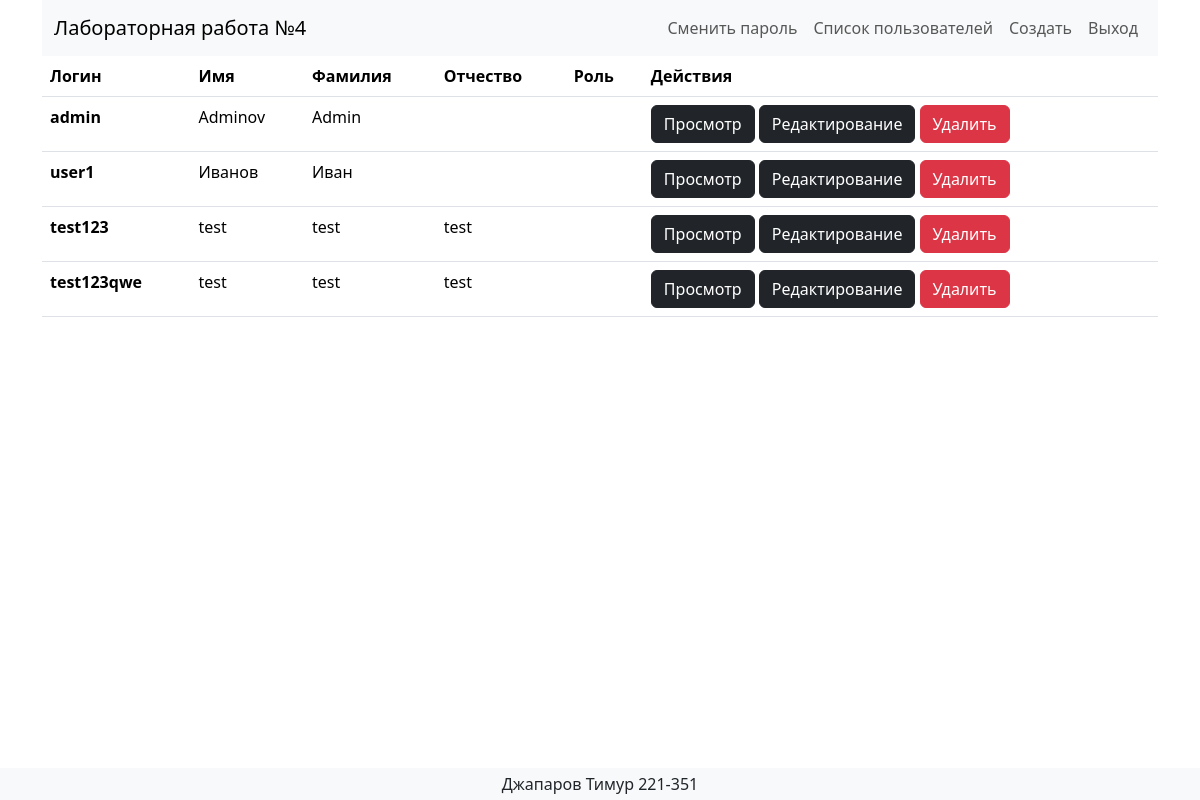
The app's page /users/ (signed in) with its own data.
### app.py (models this page shows)
class User(UserMixin, db.Model):
    id = db.Column(db.Integer, primary_key=True)
    login = db.Column(db.String(150), unique=True, nullable=False)
    password_hash = db.Column(db.String(150), nullable=False)
    last_name = db.Column(db.String(150), nullable=True)
    first_name = db.Column(db.String(150), nullable=False)
    middle_name = db.Column(db.String(150), nullable=True)
    role_id = db.Column(db.Integer, db.ForeignKey('role.id'), nullable=True)
    created_at = db.Column(db.DateTime, default=db.func.current_timestamp())

### app.py (the view)
@app.route('/users/')
@login_required
def show_users():
    users = User.query.all()
    return render_template('users/index.html', users=users)

### app.py (called while the page is built)
@login_manager.user_loader
def load_user(user_id):
    return User.query.get(int(user_id))

### templates/users/index.html (shortened to what this page needs)
{% extends 'base.html' %}
{% block content %}
    <div class="container">
        <table class="table">
            <thead>
              <tr>
                <th scope="col">Логин</th>
                <th scope="col">Имя</th>
                <th scope="col">Фамилия</th>
                <th scope="col">Отчество</th>
                <th scope="col">Роль</th>
                <th scope="col">Действия</th>
              </tr>
            </thead>
            <tbody>
              {% for user in users %}
              <tr>
                <th scope="row">{{user.login}}</th>
                <td>{{user.last_name}}</td>
                <td>{{user.first_name}}</td>
                <td>
                  {% if user.middle_name %}
                    {{user.middle_name}}
                  {% endif %}
                </td>
                <td>{{user.role_name}}</td>
                <td>
                  <a class="btn btn-dark" href="{{url_for('show_user', user_id=user.id)}}">Просмотр</a>
                  {% if current_user.is_authenticated %}
                    <a class="btn btn-dark" href="{{url_for('edit', user_id=user.id)}}">Редактирование</a>
                    <button class="btn btn-danger" data-bs-toggle="modal" data-bs-target="#deleteModal_{{user.id}}">Удалить</button>
                  {% endif %}
                </td>
              </tr>
              {% endfor %}
            </tbody>
        </table>
    </div>
{% endblock %}

### templates/base.html (shortened to what this page needs)
<!DOCTYPE html>
<html lang="en">
  <head>
    <link
      href="https://cdn.jsdelivr.net/npm/bootstrap@5.3.3/dist/css/bootstrap.min.css"
      rel="stylesheet"
    />
  </head>
  <body>
    <header>
      <div class="container">
        <nav class="navbar navbar-expand-lg bg-body-tertiary">
          <div class="container-fluid">
            <a class="navbar-brand" href="{{url_for('index')}}"
              >Лабораторная работа №4</a
            >
            <div class="collapse navbar-collapse" id="navbarNavAltMarkup">
              <div class="navbar-nav ms-auto">
                {% if current_user.is_authenticated%}
                  <a class="nav-link" href="{{url_for('change')}}">Сменить пароль</a>
                  <a class="nav-link" href="{{url_for('show_users')}}">Список пользователей</a>
                  <a class="nav-link" href="{{url_for('create')}}">Создать</a>
                  <a class="nav-link" href="{{url_for('logout')}}">Выход</a>
                {% else %}
                  <a  class="nav-link" href="{{url_for('login')}}">Вход</a>
                {% endif %}
              </div>
            </div>
          </div>
        </nav>
      </div>
    </header>
    <main>{% block content%}
      {% endblock %}</main>
    <footer class="bg-body-tertiary fixed-bottom text-lg-start">
      <div class="p-1 text-dark text-center">Джапаров Тимур 221-351</div>
    </footer>
  </body>
</html>

### records on screen
User: login "admin", last_name "Adminov", first_name "Admin"
User: login "user1", last_name "Иванов", first_name "Иван"
User: login "test123", last_name "test", first_name "test", middle_name "test"
User: login "test123qwe", last_name "test", first_name "test", middle_name "test"
